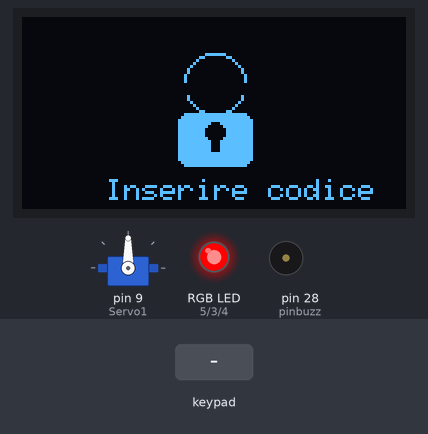
This sketch was run on a simulated Arduino Mega 2560, built with avr-gcc and run on an emulated ATmega2560. Shown: servo, 128×64 one-colour display, an RGB LED mixed from three pins (HIGH = lit), buzzer (waves = sounding, pin HIGH). Inputs (shaded band) come from the test bench. What the sketch prints to the serial monitor is not drawn.

Above: at 2.7 s.
2.8 s: keypad keys 6 7 6 9 B A pressed 0.4 s apart
At 5.3 s:
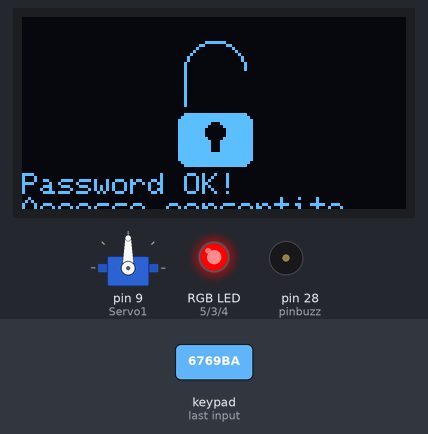
At 8.5 s:
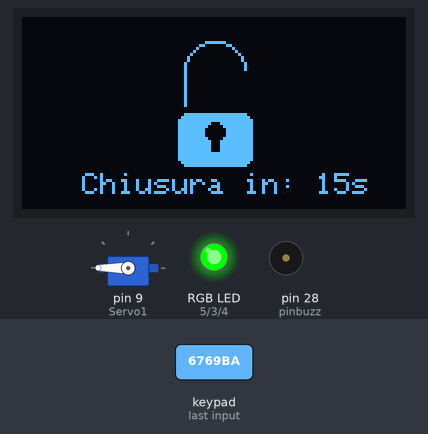
Timing chart, 0 to 25.8 s (numbered marks = the images above; inputs shaded):
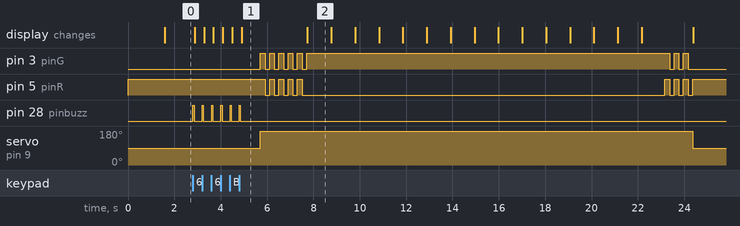

The sketch:

progetto-tps.ino
```cpp
#include <Servo.h>
#include <Keypad.h>
#include <Wire.h>
#include <Adafruit_GFX.h>
#include <Adafruit_SSD1306.h>

// ─── OLED ────────────────────────────────────────────────────────────────────
#define SCREEN_WIDTH  128
#define SCREEN_HEIGHT  64
#define OLED_RESET     -1
#define OLED_ADDRESS 0x3C
Adafruit_SSD1306 display(SCREEN_WIDTH, SCREEN_HEIGHT, &Wire, OLED_RESET);

// ─── Password ────────────────────────────────────────────────────────────────
#define Password_Length 7
char Data[Password_Length];
char Master[Password_Length] = "6769BA";
byte data_count = 0;
char customKey;

// ─── Keypad ──────────────────────────────────────────────────────────────────
const byte ROWS = 4;
const byte COLS = 4;
char hexaKeys[ROWS][COLS] = {
  {'1', '2', '3', 'A'},
  {'4', '5', '6', 'B'},
  {'7', '8', '9', 'C'},
  {'*', '0', '#', 'D'}
};
byte rowPins[ROWS] = {39, 41, 43, 45};
byte colPins[COLS]  = {31, 33, 35, 37};
Keypad customKeypad = Keypad(makeKeymap(hexaKeys), rowPins, colPins, ROWS, COLS);

// ─── RGB LED Pins ────────────────────────────────────────────────────────────
int pinR = 5;  // Red Pin
int pinG = 3;  // Green Pin
int pinB = 4;  // Blue Pin (Used for Yellow/Process)
int pinbuzz = 28;
Servo Servo1;

#define OPEN_SECONDS 15

// ─── RGB Helper Function ─────────────────────────────────────────────────────
// Call this to change colors easily: 1 = ON, 0 = OFF
void setColor(int r, int g, int b) {
  digitalWrite(pinR, r);
  digitalWrite(pinG, g);
  digitalWrite(pinB, b);
}

// ─── OLED helpers (unchanged) ────────────────────────────────────────────────
void drawLock(bool locked) {
  if (locked) {
    display.drawCircle(64, 22, 10, SSD1306_WHITE);
    display.fillRect(54, 22, 21, 4, SSD1306_BLACK);
  } else {
    display.drawCircle(64, 18, 10, SSD1306_WHITE);
    display.fillRect(54, 18, 21, 12, SSD1306_BLACK);
    display.drawFastVLine(54, 18, 12, SSD1306_WHITE);
  }
  display.fillRoundRect(52, 32, 25, 18, 3, SSD1306_WHITE);
  display.fillCircle(64, 38, 3, SSD1306_BLACK);
  display.fillRect(63, 40, 3, 5, SSD1306_BLACK);
}

void oledReady() {
  display.clearDisplay();
  display.setTextSize(1);
  display.setTextColor(SSD1306_WHITE);
  drawLock(true);
  display.setCursor(28, 54);
  display.print(F("Inserire codice"));
  display.display();
}

void oledPassword() {
  display.clearDisplay();
  drawLock(true);
  display.setTextSize(1);
  display.setTextColor(SSD1306_WHITE);
  display.setCursor(16, 54);
  for (byte i = 0; i < data_count; i++) display.print('*');
  display.display();
}

void oledStatus(const char* line1, const char* line2, bool unlocked) {
  display.clearDisplay();
  drawLock(!unlocked);
  display.setTextSize(1);
  display.setTextColor(SSD1306_WHITE);
  display.setCursor(0, 52);
  display.print(line1);
  display.setCursor(0, 60);
  display.print(line2);
  display.display();
}

void oledCountdown(int secondi) {
  display.clearDisplay();
  drawLock(false);
  display.setTextSize(1);
  display.setTextColor(SSD1306_WHITE);
  display.setCursor(20, 52);
  display.print(F("Chiusura in: "));
  display.print(secondi);
  display.print(F("s"));
  display.display();
}

// ─────────────────────────────────────────────────────────────────────────────
void setup() {
  Serial.begin(9600);

  pinMode(pinR, OUTPUT);
  pinMode(pinG, OUTPUT);
  pinMode(pinB, OUTPUT);
  pinMode(pinbuzz, OUTPUT);

  Servo1.attach(9);

  // Initial State: Locked (RED)
  setColor(1, 0, 0);
  Servo1.write(90);

  Wire.begin();
  if (!display.begin(SSD1306_SWITCHCAPVCC, OLED_ADDRESS)) {
    Serial.println(F("OLED non trovato!"));
    while (true);
  }
  display.clearDisplay();
  display.setTextSize(2);
  display.setTextColor(SSD1306_WHITE);
  display.setCursor(10, 20);
  display.print(F("SISTEMA"));
  display.setCursor(22, 42);
  display.print(F("PRONTO"));
  display.display();
  delay(1500);

  Serial.println(F("Sistema Pronto. Inserire Password:"));
  oledReady();
}

void loop() {
  customKey = customKeypad.getKey();
  if (customKey) {
    if (customKey == '*') {
      clearData();
      return;
    }
    Data[data_count] = customKey;
    data_count++;
    digitalWrite(pinbuzz, HIGH);
    delay(50);
    digitalWrite(pinbuzz, LOW);
    oledPassword();
  }

  if (data_count == Password_Length - 1) {
    Data[data_count] = '\0';
    if (strcmp(Data, Master) == 0) {
      oledStatus("Password OK!", "Accesso consentito", true);
      delay(800);
      unlock();
    } else {
      oledStatus("Password errata!", "Accesso negato", false);
      Errore();
    }
    clearData();
  }
}

// ─────────────────────────────────────────────────────────────────────────────
void unlock() {
  // APERTURA
  setColor(0, 0, 0); // Off
  Servo1.write(180);
  blinkRGB(5, 1, 2, 0); // Blink Yellow (Red + Green)

  setColor(0, 1, 0); // Solid Green
  Serial.println(F("Porta APERTA"));

  // COUNTDOWN
  for (int i = OPEN_SECONDS; i > 0; i--) {
    oledCountdown(i);
    delay(1000);
  }

  // CHIUSURA
  setColor(0, 0, 0);
  blinkRGB(3, 1, 1, 0); // Blink Yellow

  Servo1.write(90);
  setColor(1, 0, 0); // Solid Red
  Serial.println(F("Porta CHIUSA"));
}

void clearData() {
  while (data_count != 0) Data[data_count--] = 0;
  data_count = 0;
  oledReady();
}

// Flexible blinker: choose the color components to blink
void blinkRGB(int times, int r, int g, int b) {
  for (int i = 0; i < times; i++) {
    setColor(r, g, b); delay(200);
    setColor(0, 0, 0); delay(200);
  }
}

void Errore() {
  for (int i = 0; i < 3; i++) {
    digitalWrite(pinbuzz, HIGH);
    setColor(0, 0, 0);
    delay(150);
    digitalWrite(pinbuzz, LOW);
    setColor(1, 0, 0); // Flash Red
    delay(150);
  }
}
```

Measured:
- after the input at 2.8 s, pin 3 (pinG): goes 5 × (HIGH 0.20 s, LOW 0.20 s), HIGH 15.7 s, LOW 0.20 s, HIGH 0.20 s, LOW 0.20 s, HIGH 0.20 s, then LOW, starting after 2.9 s; pin 5 (pinR): goes 4 × (LOW 0.20 s, HIGH 0.20 s), LOW 15.7 s, 3 × (HIGH 0.20 s, LOW 0.20 s), then HIGH, starting after 3.1 s
- what the display in image 2 shows lasts 1.1 s, from 7.7 s to 8.8 s
